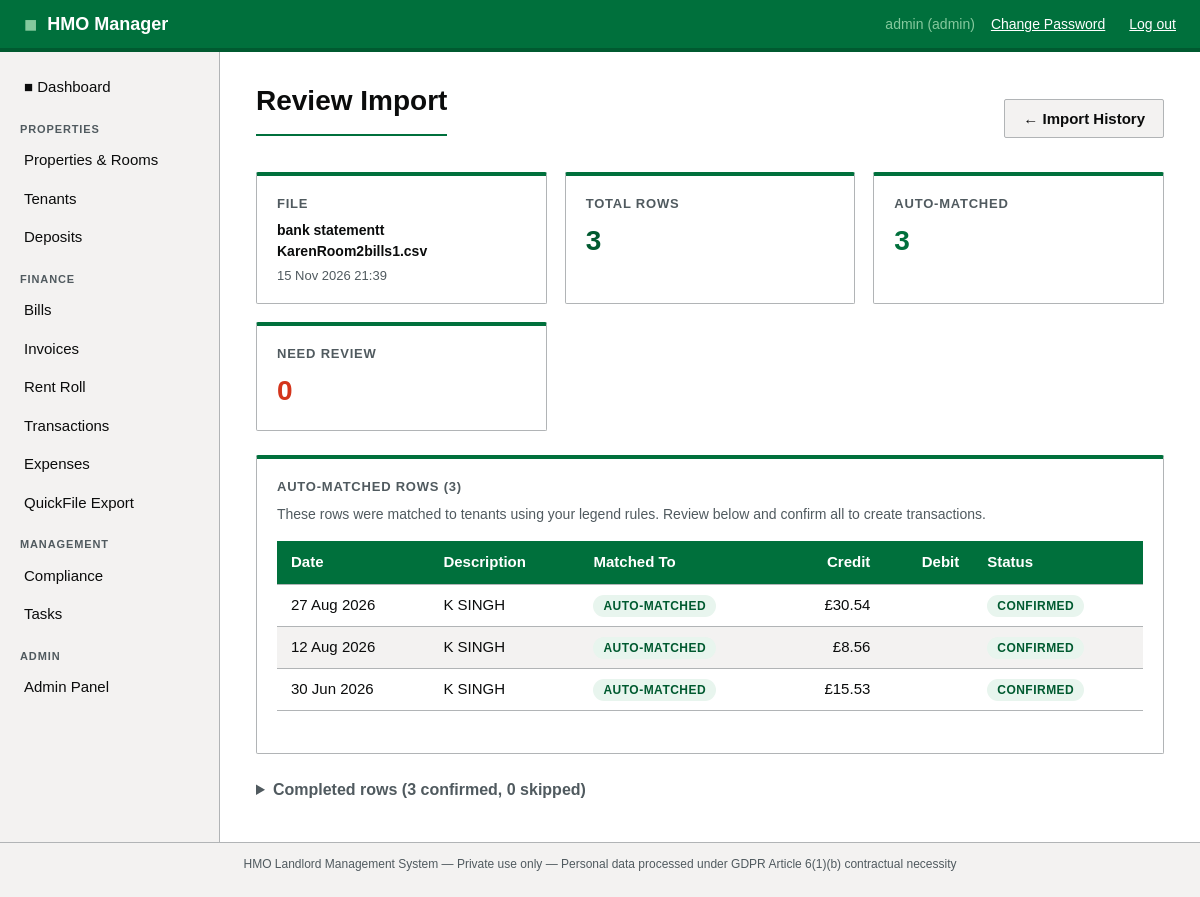
/transactions/match/2 (signed in), run on the app's committed database.
### app/models.py (models this page shows, shortened)
class User(UserMixin, db.Model):
    __tablename__ = 'users'
    id = db.Column(db.Integer, primary_key=True)
    username = db.Column(db.String(64), unique=True, nullable=False)
    email = db.Column(db.String(120), unique=True, nullable=False)
    password_hash = db.Column(db.String(256), nullable=False)
    role = db.Column(db.String(20), default='landlord')  # admin / landlord / tenant
    is_active = db.Column(db.Boolean, default=True)
    created_at = db.Column(db.DateTime, default=datetime.utcnow)
    properties = db.relationship('Property', backref='owner', lazy='dynamic')
    tenants = db.relationship('Tenant', backref='landlord', lazy='dynamic',
                               foreign_keys='Tenant.user_id')

class BankImport(db.Model):
    __tablename__ = 'bank_imports'
    id = db.Column(db.Integer, primary_key=True)
    user_id = db.Column(db.Integer, db.ForeignKey('users.id'), nullable=False)
    property_id = db.Column(db.Integer, db.ForeignKey('properties.id'), nullable=True)
    import_date = db.Column(db.DateTime, default=datetime.utcnow)
    filename = db.Column(db.String(200))
    row_count = db.Column(db.Integer, default=0)
    matched_count = db.Column(db.Integer, default=0)
    unmatched_count = db.Column(db.Integer, default=0)
    rows = db.relationship('BankImportRow', backref='import_batch', lazy='dynamic',
                            cascade='all, delete-orphan')

class BankImportRow(db.Model):
    __tablename__ = 'bank_import_rows'
    id = db.Column(db.Integer, primary_key=True)
    import_id = db.Column(db.Integer, db.ForeignKey('bank_imports.id'), nullable=False)
    transaction_date = db.Column(db.Date)
    transaction_type = db.Column(db.String(10))
    sort_code = db.Column(db.String(20))
    account_number = db.Column(db.String(20))
    description = db.Column(db.String(300))
    debit_amount = db.Column(db.Numeric(10, 2), nullable=True)
    credit_amount = db.Column(db.Numeric(10, 2), nullable=True)
    match_status = db.Column(db.String(20), default='unmatched')  # auto/manual/unmatched/split
    transaction_id = db.Column(db.Integer, db.ForeignKey('transactions.id'), nullable=True)

### app/transactions/routes.py (the view, shortened to what this page needs)
@transactions_bp.route('/match/<int:import_id>', methods=['GET', 'POST'])
@login_required
@landlord_required
def match(import_id):
    bank_import = BankImport.query.filter_by(
        id=import_id, user_id=current_user.id
    ).first_or_404()
    rows         = BankImportRow.query.filter_by(
        import_id=import_id
    ).order_by(BankImportRow.transaction_date.desc()).all()
    tenants      = Tenant.query.filter_by(
        user_id=current_user.id
    ).order_by(Tenant.last_name).all()
    charge_types = PicklistCharge.query.order_by(PicklistCharge.charge_name).all()
    unmatched = [r for r in rows if r.match_status == 'unmatched']
    auto      = [r for r in rows if r.match_status == 'auto']
    confirmed = [r for r in rows if r.match_status in ('manual', 'split') or r.transaction_id]
    skipped   = [r for r in rows if r.match_status == 'skipped']
    return render_template('transactions/match.html',
                           bank_import=bank_import,
                           rows=rows,
                           unmatched=unmatched,
                           auto=auto,
                           confirmed=confirmed,
                           skipped=skipped,
                           tenants=tenants,
                           charge_types=charge_types)

### app/models.py (called while the page is built)
@login_manager.user_loader
def load_user(user_id):
    return User.query.get(int(user_id))

### app/utils.py (called while the page is built)
def landlord_required(f):
    @wraps(f)
    def decorated(*args, **kwargs):
        if not current_user.is_authenticated:
            return redirect(url_for('auth.login'))
        if current_user.role == 'tenant':
            flash('That area is for landlord accounts only.', 'error')
            return redirect(url_for('portal.index'))
        return f(*args, **kwargs)
    return decorated

### app/templates/transactions/match.html (shortened to what this page needs)
{% extends "base.html" %}
{% block content %}
<div class="flex-between mb-2">
    <h1>Review Import</h1>
    <a href="{{ url_for('transactions.imports') }}" class="btn btn-secondary">
        &larr; Import History
    </a>
</div>
<div class="card-grid" style="margin-bottom:24px;">
    <div class="card">
        <div class="card-title">File</div>
        <div style="font-size:14px; font-weight:600;">{{ bank_import.filename }}</div>
        <div class="card-sub">{{ bank_import.import_date.strftime('%d %b %Y %H:%M') }}</div>
    </div>
    <div class="card">
        <div class="card-title">Total Rows</div>
        <div class="card-value">{{ rows|length }}</div>
    </div>
    <div class="card">
        <div class="card-title">Auto-Matched</div>
        <div class="card-value" style="color:var(--green-primary);">{{ auto|length }}</div>
    </div>
    <div class="card">
        <div class="card-title">Need Review</div>
        <div class="card-value" style="color:var(--error);">{{ unmatched|length }}</div>
    </div>
</div>
{% if auto %}
<div class="card" style="margin-bottom:24px; border-top-color:var(--green-primary);">
    <div class="card-title">Auto-Matched Rows ({{ auto|length }})</div>
    <p style="font-size:14px; margin:8px 0 16px;">
        These rows were matched to tenants using your legend rules.
        Review below and confirm all to create transactions.
    </p>
    <table>
        <thead>
            <tr>
                <th>Date</th>
                <th>Description</th>
                <th>Matched To</th>
                <th style="text-align:right;">Credit</th>
                <th style="text-align:right;">Debit</th>
                <th>Status</th>
            </tr>
        </thead>
        <tbody>
            {% for row in auto %}
            <tr>
                <td>{{ row.transaction_date.strftime('%d %b %Y') }}</td>
                <td>{{ row.description }}</td>
                <td>
                    {% set legend = row.description %}
                    <span class="badge badge-green">Auto-matched</span>
                </td>
                <td style="text-align:right;">
                    {% if row.credit_amount %}£{{ '%.2f'|format(row.credit_amount) }}{% endif %}
                </td>
                <td style="text-align:right;">
                </td>
                <td>
                    {% if row.transaction_id %}
                        <span class="badge badge-green">Confirmed</span>
                    {% else %}
                        <span class="badge badge-yellow">Pending</span>
                    {% endif %}
                </td>
            </tr>
            {% endfor %}
        </tbody>
    </table>
    {% set pending_auto = auto|selectattr('transaction_id', 'none')|list %}
</div>
{% endif %}
{% if confirmed or skipped %}
<details>
    <summary style="cursor:pointer; font-weight:600; color:var(--text-secondary);
                    margin-bottom:12px;">
        Completed rows ({{ confirmed|length }} confirmed, {{ skipped|length }} skipped)
    </summary>
</details>
{% endif %}
{% endblock %}

### app/templates/base.html (shortened to what this page needs)
<!DOCTYPE html>
<html lang="en">
<head>
    <link rel="stylesheet" href="{{ url_for('static', filename='css/main.css') }}">
</head>
<body>
<header class="site-header">
    <div class="header-inner">
        <div class="logo">
            <span class="logo-mark">&#9632;</span>
            <span class="logo-text">HMO Manager</span>
        </div>
        {% if current_user.is_authenticated %}
        <nav class="header-nav">
            {% if current_user.role == 'tenant' %}
            <span class="user-info">&#128100; {{ current_user.username }}</span>
            {% else %}
            <span class="user-info">{{ current_user.username }} ({{ current_user.role }})</span>
            {% endif %}
            <a href="{{ url_for('auth.change_password') }}" class="btn-link" style="margin-right:8px;">Change Password</a>
            <a href="{{ url_for('auth.logout') }}" class="btn-link">Log out</a>
        </nav>
        {% endif %}
    </div>
</header>
<div class="layout">
    {% if current_user.is_authenticated %}
    <aside class="sidebar">
        <nav class="sidebar-nav">
            <ul>
            {% if current_user.role == 'tenant' %}
                <li><a href="{{ url_for('portal.index') }}" class="nav-link">&#9632; My Home</a></li>
                <li class="nav-section">My Tenancy</li>
                <li><a href="{{ url_for('portal.profile') }}" class="nav-link">My Details</a></li>
                <li><a href="{{ url_for('portal.contracts') }}" class="nav-link">My Contracts</a></li>
                <li class="nav-section">Finance</li>
                <li><a href="{{ url_for('portal.rent_roll') }}" class="nav-link">My Account</a></li>
                <li><a href="{{ url_for('portal.invoices') }}" class="nav-link">My Invoices</a></li>
                <li class="nav-section">Requests</li>
                <li><a href="{{ url_for('portal.tasks') }}" class="nav-link">My Requests</a></li>
                <li><a href="{{ url_for('portal.add_task') }}" class="nav-link">+ New Request</a></li>
            {% else %}
                <li><a href="{{ url_for('dashboard.index') }}" class="nav-link">&#9632; Dashboard</a></li>
                <li class="nav-section">Properties</li>
                <li><a href="{{ url_for('properties.index') }}" class="nav-link">Properties &amp; Rooms</a></li>
                <li><a href="{{ url_for('tenants.index') }}" class="nav-link">Tenants</a></li>
                <li><a href="{{ url_for('deposits.index') }}" class="nav-link">Deposits</a></li>
                <li class="nav-section">Finance</li>
                <li><a href="{{ url_for('bills.index') }}" class="nav-link">Bills</a></li>
                <li><a href="{{ url_for('invoices.index') }}" class="nav-link">Invoices</a></li>
                <li><a href="{{ url_for('invoices.rent_roll') }}" class="nav-link">Rent Roll</a></li>
                <li><a href="{{ url_for('transactions.index') }}" class="nav-link">Transactions</a></li>
                <li><a href="{{ url_for('expenses.index') }}" class="nav-link">Expenses</a></li>
                <li><a href="{{ url_for('reports.index') }}" class="nav-link">QuickFile Export</a></li>
                <li class="nav-section">Management</li>
                <li><a href="{{ url_for('compliance.index') }}" class="nav-link">Compliance</a></li>
                <li><a href="{{ url_for('tasks.index') }}" class="nav-link">Tasks</a></li>
                {% if current_user.role == 'admin' %}
                <li class="nav-section">Admin</li>
                <li><a href="{{ url_for('admin.index') }}" class="nav-link">Admin Panel</a></li>
                {% endif %}
            {% endif %}
            </ul>
        </nav>
    </aside>
    {% endif %}
    <main class="main-content">
        {% block content %}{% endblock %}
    </main>
</div>
<footer class="site-footer">
    <p>HMO Landlord Management System &mdash; Private use only &mdash;
    Personal data processed under GDPR Article 6(1)(b) contractual necessity</p>
</footer>
</body>
</html>

### app/static/css/main.css (style rules this page uses)
:root { --green-primary: #00703c; --green-dark: #005a30; --green-light: #e8f5ee; --green-accent: #85c99e; --white: #ffffff; --grey-light: #f3f2f1; --grey-mid: #b1b4b6; --grey-dark: #505a5f; --text-primary: #0b0c0c; --text-secondary: #505a5f; --error: #d4351c; --warning: #fd0; --border: #b1b4b6; --sidebar-width: 220px; --header-height: 52px; }
* { box-sizing: border-box; margin: 0; padding: 0; }
body { font-family: "GDS Transport", Arial, sans-serif; font-size: 16px; line-height: 1.5; color: var(--text-primary); background: var(--white); }
.site-header { background: var(--green-primary); color: var(--white); height: var(--header-height); position: sticky; top: 0; z-index: 100; border-bottom: 4px solid var(--green-dark); }
.header-inner { display: flex; align-items: center; justify-content: space-between; padding: 0 24px; height: 100%; }
.logo { display: flex; align-items: center; gap: 10px; font-size: 18px; font-weight: 700; color: var(--white); text-decoration: none; }
.logo-mark { color: var(--green-accent); font-size: 22px; }
.header-nav { display: flex; align-items: center; gap: 16px; font-size: 14px; }
.user-info { color: var(--green-accent); }
.btn-link { color: var(--white); text-decoration: underline; cursor: pointer; }
.layout { display: flex; min-height: calc(100vh - var(--header-height) - 48px); }
.sidebar { width: var(--sidebar-width); background: var(--grey-light); border-right: 1px solid var(--border); padding: 16px 0; flex-shrink: 0; }
.sidebar-nav ul { list-style: none; }
.sidebar-nav .nav-link { display: block; padding: 8px 20px; color: var(--text-primary); text-decoration: none; font-size: 15px; border-left: 4px solid transparent; transition: background 0.15s, border-color 0.15s; }
.nav-section { padding: 14px 20px 4px; font-size: 11px; font-weight: 700; text-transform: uppercase; letter-spacing: 0.08em; color: var(--grey-dark); }
.main-content { flex: 1; padding: 28px 36px; overflow-x: auto; }
h1 { font-size: 28px; font-weight: 700; color: var(--text-primary); margin-bottom: 20px; padding-bottom: 12px; border-bottom: 2px solid var(--green-primary); }
p { margin-bottom: 12px; color: var(--text-secondary); }
.btn { display: inline-block; padding: 8px 18px; font-size: 15px; font-weight: 600; border: none; border-radius: 2px; cursor: pointer; text-decoration: none; line-height: 1.4; }
.btn-secondary { background: var(--grey-light); color: var(--text-primary); border: 1px solid var(--border); }
table { width: 100%; border-collapse: collapse; font-size: 15px; margin-bottom: 24px; }
thead th { background: var(--green-primary); color: var(--white); padding: 10px 14px; text-align: left; font-weight: 600; }
tbody tr:nth-child(even) { background: var(--grey-light); }
td, th { padding: 9px 14px; border-bottom: 1px solid var(--border); vertical-align: middle; }
.card-grid { display: grid; grid-template-columns: repeat(auto-fill, minmax(220px, 1fr)); gap: 18px; margin-bottom: 28px; }
.card { background: var(--white); border: 1px solid var(--border); border-top: 4px solid var(--green-primary); border-radius: 2px; padding: 18px 20px; }
.card-title { font-size: 13px; font-weight: 700; text-transform: uppercase; letter-spacing: 0.06em; color: var(--grey-dark); margin-bottom: 6px; }
.card-value { font-size: 28px; font-weight: 700; color: var(--green-dark); }
.card-sub { font-size: 13px; color: var(--text-secondary); margin-top: 4px; }
.badge { display: inline-block; padding: 2px 10px; border-radius: 12px; font-size: 12px; font-weight: 700; text-transform: uppercase; letter-spacing: 0.04em; }
.badge-green { background: var(--green-light); color: var(--green-dark); }
.site-footer { background: var(--grey-light); border-top: 1px solid var(--border); padding: 12px 24px; font-size: 12px; color: var(--grey-dark); text-align: center; }
.mb-2 { margin-bottom: 16px; }
.flex-between { display: flex; justify-content: space-between; align-items: center; }

### data on the page
User: username "admin", role "admin"
BankImport: filename "bank statementt KarenRoom2bills1.csv", import_date "15 Nov 2026 21:39"
BankImportRow: transaction_date "27 Aug 2026", description "K SINGH", credit_amount "30.54", shows "CONFIRMED"
BankImportRow: transaction_date "12 Aug 2026", description "K SINGH", credit_amount "8.56", shows "CONFIRMED"
BankImportRow: transaction_date "30 Jun 2026", description "K SINGH", credit_amount "15.53", shows "CONFIRMED"

### other printed values
{{ rows|length }} "3"
{{ auto|length }} "3"
{{ unmatched|length }} "0"
{{ confirmed|length }} "3"
{{ skipped|length }} "0"
